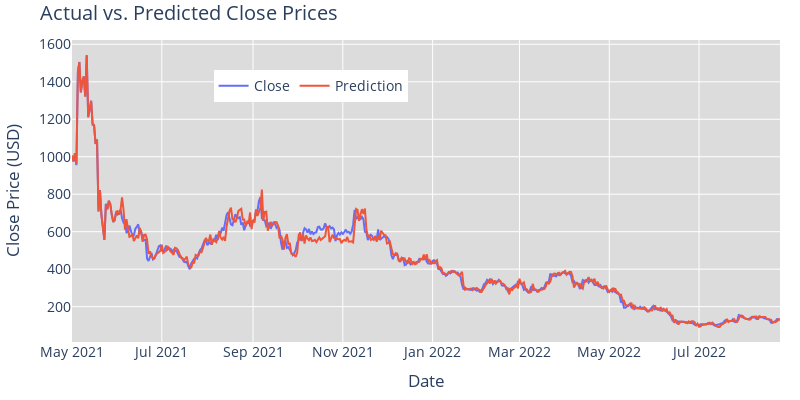

Notebook code for this chart:
### Code cell
coin = coin_selected
fig = px.line(plot_df, 
        y=["Close", "Prediction"],
        title="Actual vs. Predicted Close Prices",
        labels={"value": "Close Price (USD)"},
        width=800, height=400
       )
fig.update_layout(
            font=dict(family="Open Sans", size=14),
            legend=dict(orientation="h",yanchor="top",y=0.9,xanchor="left", x=0.2),
            legend_title_text='',
            margin=dict(l=20, r=20, t=40, b=30),
            plot_bgcolor = '#DCDCDC',
            paper_bgcolor="#fff")

### Figure 1 — Plotly figure (JSON) as saved in the notebook; plotly's stock layout.template omitted (floating-point values rounded to 4 significant figures; data arrays with more than 128 entries replaced by an {"elided": "..."} marker saying what was removed)
{"data": [{"hovertemplate": "variable=Close<br>Date=%{x}<br>Close Price (USD)=%{y}<extra></extra>", "legendgroup": "Close", "line": {"color": "#636efa", "dash": "solid"}, "marker": {"symbol": "circle"}, "mode": "lines", "name": "Close", "orientation": "v", "showlegend": true, "type": "scatter", "x": {"elided": "482 str values"}, "xaxis": "x", "y": {"elided": "482 float values"}, "yaxis": "y"}, {"hovertemplate": "variable=Prediction<br>Date=%{x}<br>Close Price (USD)=%{y}<extra></extra>", "legendgroup": "Prediction", "line": {"color": "#EF553B", "dash": "solid"}, "marker": {"symbol": "circle"}, "mode": "lines", "name": "Prediction", "orientation": "v", "showlegend": true, "type": "scatter", "x": {"elided": "482 str values"}, "xaxis": "x", "y": {"elided": "482 float values"}, "yaxis": "y"}], "layout": {"font": {"family": "Open Sans", "size": 14}, "height": 400, "legend": {"orientation": "h", "title": {"text": ""}, "tracegroupgap": 0, "x": 0.2, "xanchor": "left", "y": 0.9, "yanchor": "top"}, "margin": {"b": 30, "l": 20, "r": 20, "t": 40}, "paper_bgcolor": "#fff", "plot_bgcolor": "#DCDCDC", "title": {"text": "Actual vs. Predicted Close Prices"}, "width": 800, "xaxis": {"anchor": "y", "autorange": true, "domain": [0, 1], "range": ["2021-05-01", "2022-08-25"], "title": {"text": "Date"}, "type": "date"}, "yaxis": {"anchor": "x", "autorange": true, "domain": [0, 1], "range": [11.35, 1623.0], "title": {"text": "Close Price (USD)"}, "type": "linear"}}}
